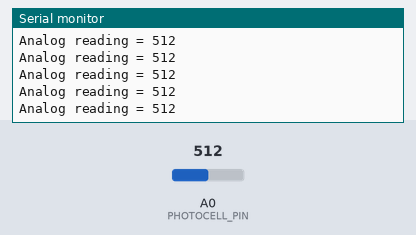
This program was run on a simulated Arduino Uno, built with avr-gcc and run on an emulated ATmega328P. On the bench: the last lines printed to the serial monitor. The inputs (shaded band) are chosen by the test bench; at power-on: A0 (PHOTOCELL_PIN) = 512.

Above: at 1.2 s.
1.3 s: A0 (PHOTOCELL_PIN) set to 716
At 1.31 s:
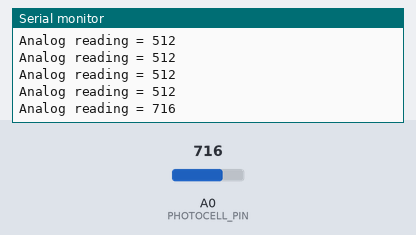
2.8 s: A0 (PHOTOCELL_PIN) set to 900
At 2.82 s:
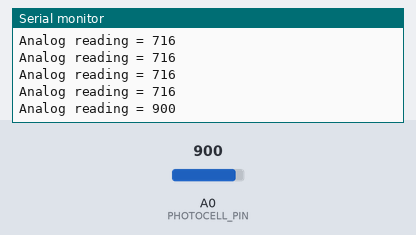
Timing chart, 0 to 5.8 s (numbered marks = the images above; inputs shaded):
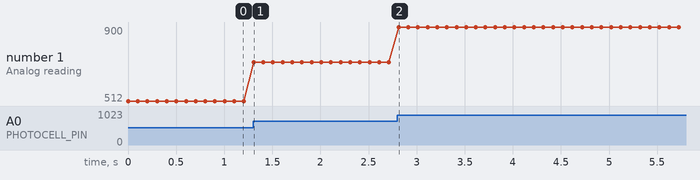

The program:

main.cpp
```cpp
#include <Arduino.h>

#define PHOTOCELL_PIN 0
int reading;

void setup() {
  Serial.begin(9600);
  Serial.println("ok");
}

void loop() {
  reading = analogRead(PHOTOCELL_PIN);
  Serial.print("Analog reading = ");
  Serial.println(reading);

  delay(100);
}
```

Measured:
- after the input at 1.3 s, the serial monitor: prints a new line at once (image 1)
- after the input at 2.8 s, the serial monitor: prints a new line at once (image 2)
- plotted number 1: 512 → 716 after the input at 1.3 s, 716 → 900 after the input at 2.8 s
